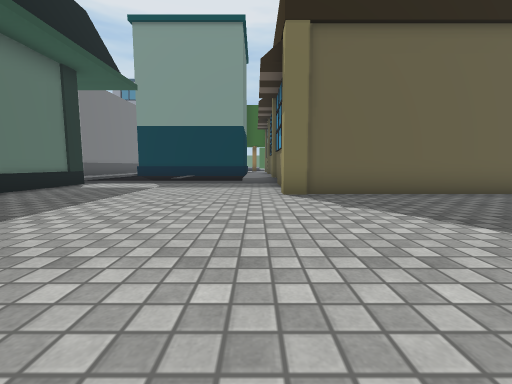
View 1 (above)

18 first-person views from a walk through a Unity game level. The camera is 0.68 m above the floor, tilts 6° down and sees 90° across. The floor is counted in squares, 1 m on a side. Each view is taken from the middle of a square. On the plan, view 1 faces up. The plan holds only what a view shows up to about 9 squares ahead; the rest is blank. The place goes on beyond the plan. The player character is not drawn. Some surface patterns are stand-ins.

View 2
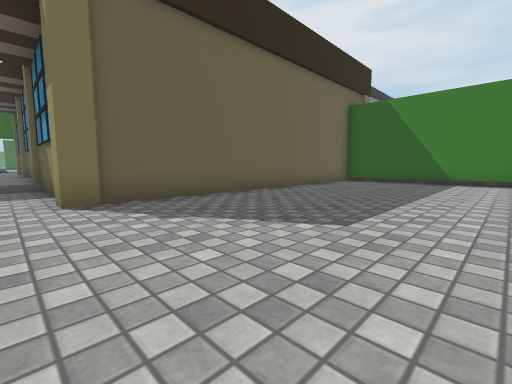

View 3
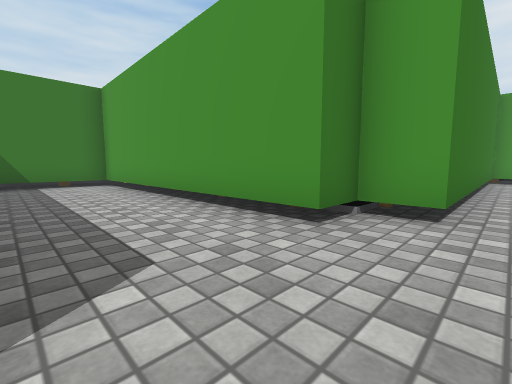

View 4
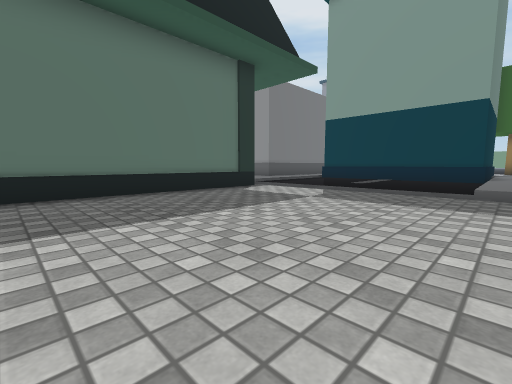

View 5
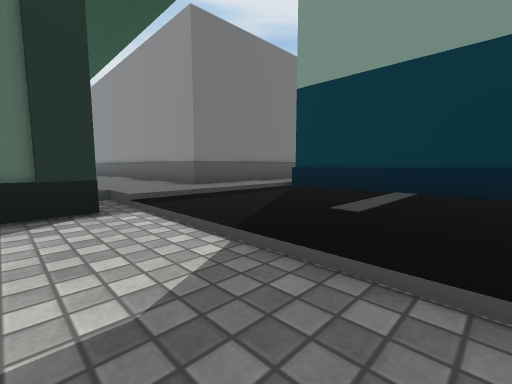

View 6
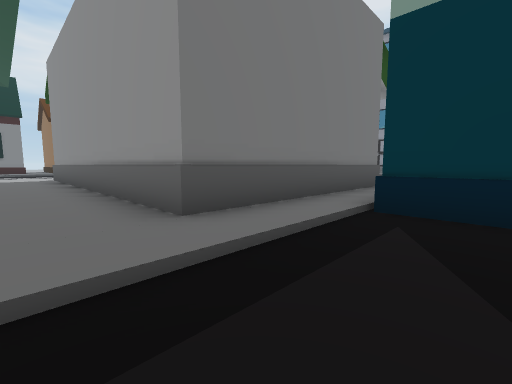

View 7
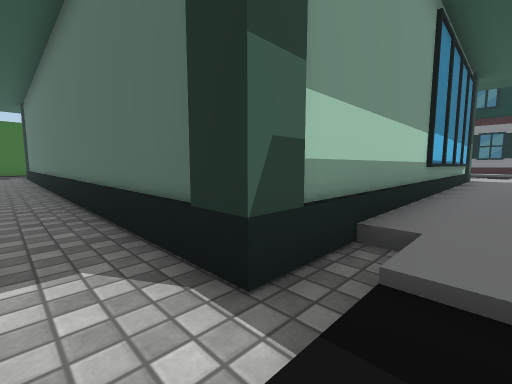

View 8
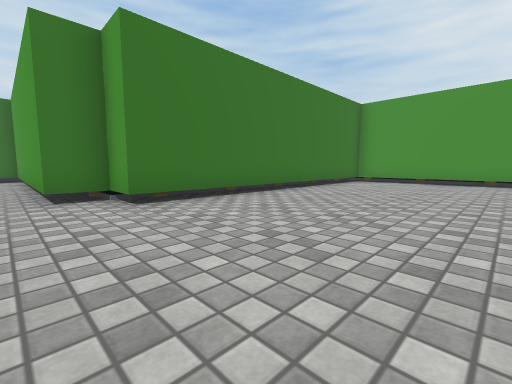

View 9
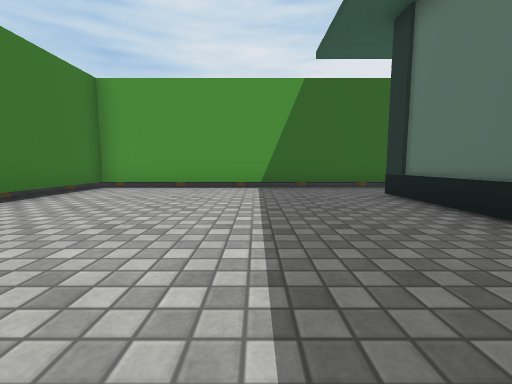

View 10
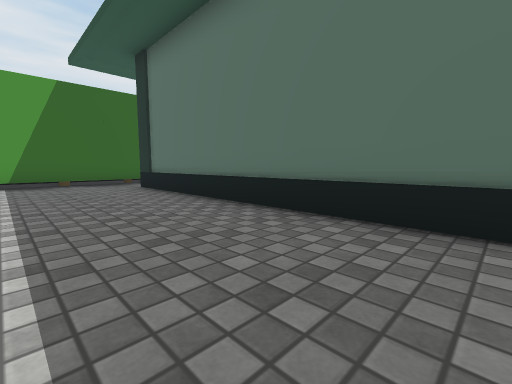

View 11
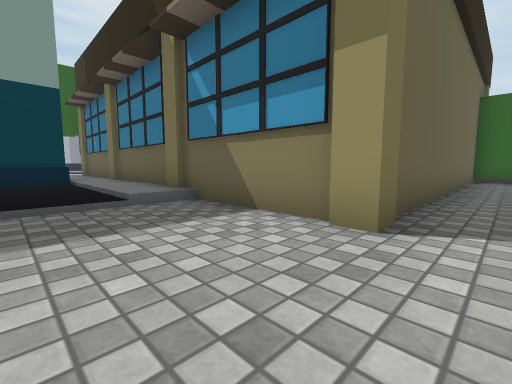

View 12
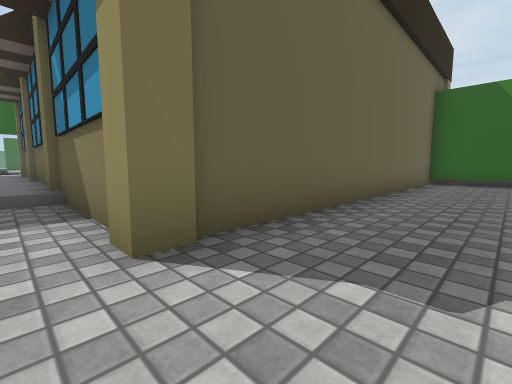

View 13
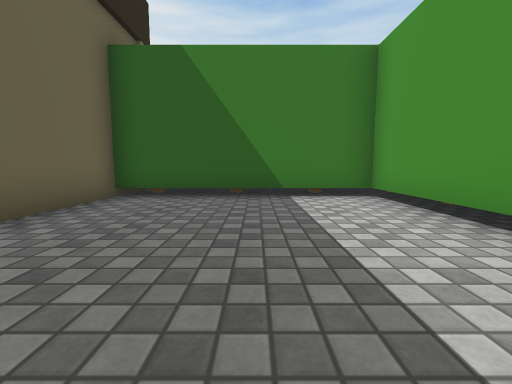

View 14
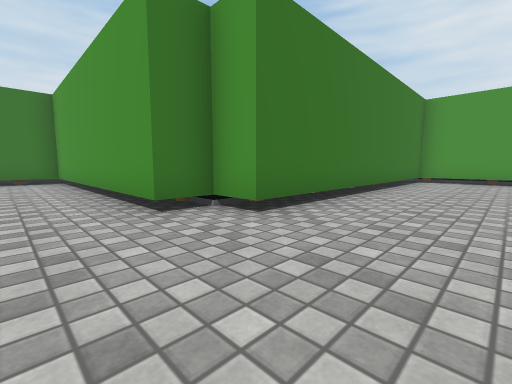

View 15
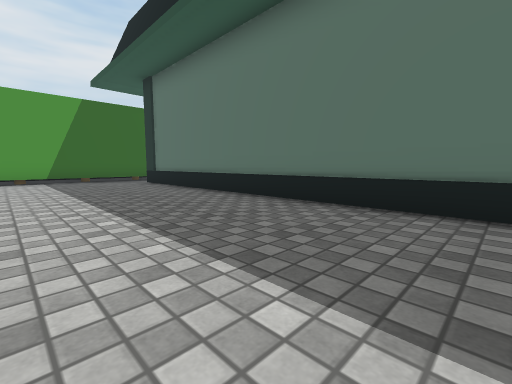

View 16
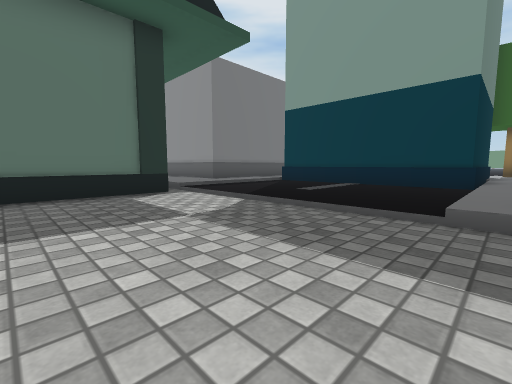

View 17
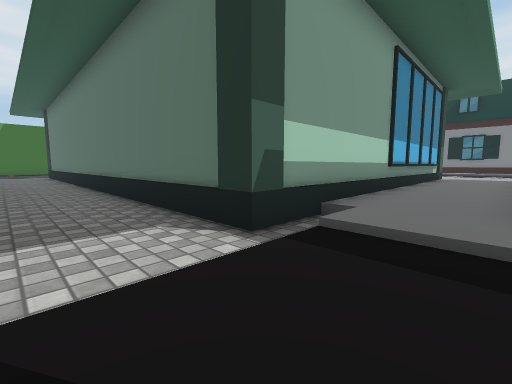

View 18
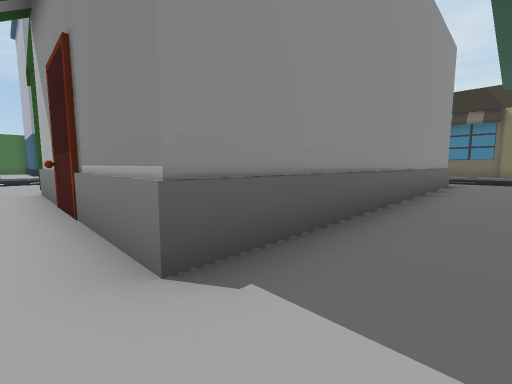

### Floor plan
Key: @ floor where view 1 was taken; # wall or solid block; . main floor; : floor 0.1 m higher than the main floor; + floor 0.2 m higher than the main floor; O other object.
Columns run from 18 left of view 1 to 12 right of it. Each row starts with its distance up from view 1.
 15 +O        O+     #+#
 14 +O        O+######+#
 13 +O        O+::::::+#
 12 +OOOOOOOOOO+::::::+#
 11 ++++++++++++::::::+#
 10 ++++++++++++::::::+#
  9  O##########O......#
  8            ##......#
  7             #......##
  6             #......O#########OO
  5             #................O
  4             #................O
  3             #................O
  2             #................O
  1             #................O
  0             #.....@.. OOOOOOOO
 -1             #.......OO
 -2             #.......O
 -3             #.......O
 -4             #.......O
 -5             #.......O
 -6             #.......O
 -7             #.......O
 -8             O.......O
 -9             ........
-10            OOOOOOOOOO
-11                OO

Where each view was taken, in squares from view 1:
view 1: 0 up, 0 right, facing up
view 2: 1 up, 0 right, facing up-right
view 3: 3 up, 1 right, facing down-right
view 4: 3 up, 0 right, facing up-left
view 5: 8 up, 2 left, facing up-left
view 6: 10 up, 5 left, facing up-left
view 7: 10 up, 5 left, facing down-left
view 8: 1 up, 3 left, facing down-right
view 9: 2 down, 3 left, facing down
view 10: 0 up, 3 left, facing down-left
view 11: 5 up, 2 left, facing up-right
view 12: 4 up, 0 right, facing up-right
view 13: 3 up, 5 right, facing right
view 14: 2 up, 1 left, facing down-right
view 15: 2 up, 2 left, facing down-left
view 16: 6 up, 0 right, facing up-left
view 17: 11 up, 4 left, facing down-left
view 18: 10 up, 18 left, facing up-right
